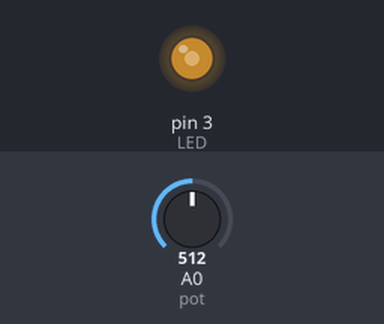
The sketch below on a simulated Arduino Uno, built with avr-gcc and run on an emulated ATmega328P. Parts: output pins drawn as LEDs (lit = HIGH). Inputs (shaded band) come from the test bench; at power-on: A0 (pot) = 512.

Above: at 1.2 s.
1.3 s: A0 (pot) set to 716
At 2.5 s:
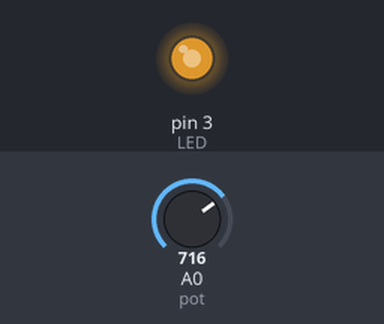
2.8 s: A0 (pot) set to 900
At 3.9 s:
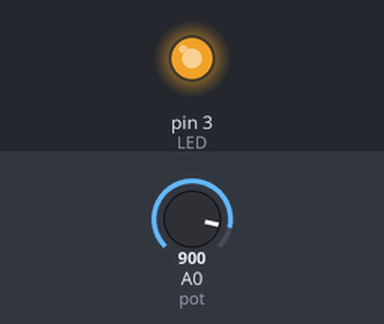
4.3 s: A0 (pot) set to 122
At 5.0 s:
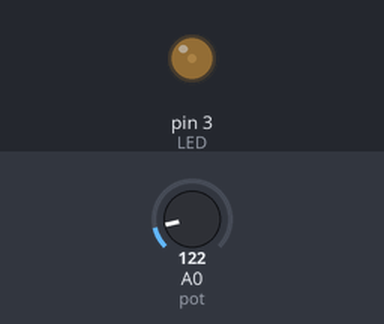
5.8 s: A0 (pot) set to 0
At 6.2 s:
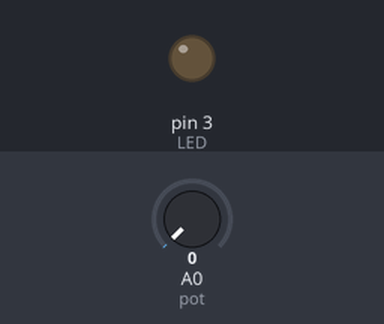
7.3 s: A0 (pot) set to 511
At 8.5 s:
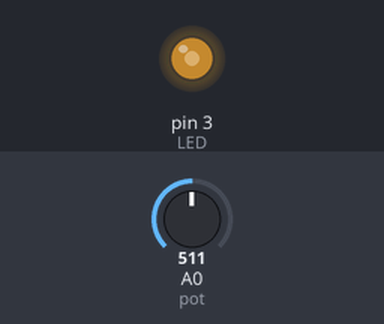
Timing chart, 0 to 9.8 s (numbered marks = the images above; inputs shaded):
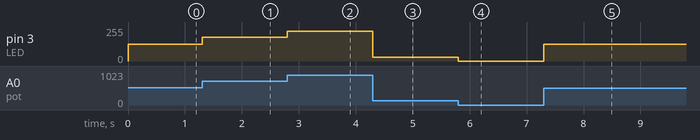

The sketch:

lab3pt1.ino
```cpp
int pot = A0;
int LED = 3;
int potVal;
int brightnessVal;


void setup() {
  // put your setup code here, to run once:
  Serial.begin(9600);
  pinMode(LED, OUTPUT);

}

void loop() {
  // put your main code here, to run repeatedly:
  int potVal = analogRead(pot);
  int mapVal = map(potVal, 0, 1023, 0, 255);

  analogWrite(LED, mapVal);

}
```

Measured:
- after the input at 1.3 s, pin 3 (LED): 127/255 → 178/255 at once
- after the input at 2.8 s, pin 3 (LED): 178/255 → 224/255 at once
- after the input at 4.3 s, pin 3 (LED): 224/255 → 30/255 at once
- after the input at 5.8 s, pin 3 (LED): 30/255 → 0/255 at once
- after the input at 7.3 s, pin 3 (LED): 0/255 → 127/255 at once
